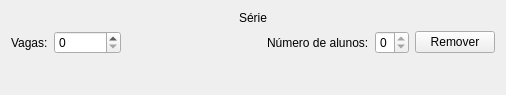
<?xml version="1.0" encoding="UTF-8"?>
<ui version="4.0">
 <class>Form</class>
 <widget class="QWidget" name="Form">
  <property name="geometry">
   <rect>
    <x>0</x>
    <y>0</y>
    <width>506</width>
    <height>95</height>
   </rect>
  </property>
  <property name="windowTitle">
   <string>Form</string>
  </property>
  <layout class="QGridLayout" name="gridLayout">
   <item row="0" column="0" colspan="2">
    <widget class="QLabel" name="labelSerie">
     <property name="text">
      <string>Série</string>
     </property>
     <property name="alignment">
      <set>Qt::AlignCenter</set>
     </property>
    </widget>
   </item>
   <item row="2" column="0" colspan="2">
    <layout class="QHBoxLayout" name="horizontalLayout">
     <item>
      <widget class="QLabel" name="labelVagas">
       <property name="text">
        <string>Vagas:</string>
       </property>
      </widget>
     </item>
     <item>
      <widget class="QSpinBox" name="spinBoxVagas">
       <property name="maximum">
        <number>1000000</number>
       </property>
      </widget>
     </item>
     <item>
      <spacer name="horizontalSpacer">
       <property name="orientation">
        <enum>Qt::Horizontal</enum>
       </property>
       <property name="sizeHint" stdset="0">
        <size>
         <width>40</width>
         <height>20</height>
        </size>
       </property>
      </spacer>
     </item>
     <item>
      <widget class="QLabel" name="labelNumAlunos">
       <property name="text">
        <string>Número de alunos:</string>
       </property>
      </widget>
     </item>
     <item>
      <widget class="QSpinBox" name="spinBoxNumAlunos">
       <property name="maximum">
        <number>0</number>
       </property>
      </widget>
     </item>
     <item>
      <widget class="QPushButton" name="btnRemover">
       <property name="text">
        <string>Remover</string>
       </property>
      </widget>
     </item>
    </layout>
   </item>
   <item row="3" column="0">
    <spacer name="verticalSpacer">
     <property name="orientation">
      <enum>Qt::Vertical</enum>
     </property>
     <property name="sizeHint" stdset="0">
      <size>
       <width>20</width>
       <height>40</height>
      </size>
     </property>
    </spacer>
   </item>
  </layout>
 </widget>
 <resources/>
 <connections/>
</ui>
